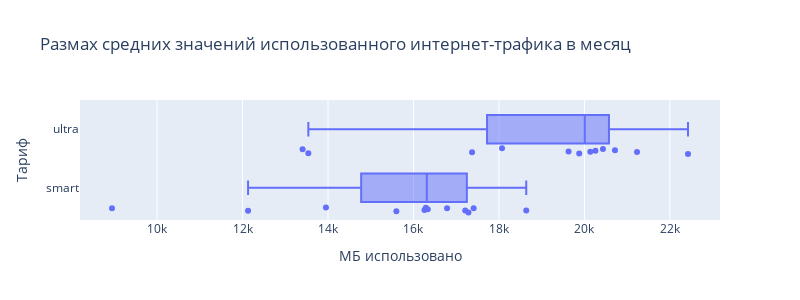

Notebook code cell kept with this figure:
### Code cell
# строим диаграмму размаха для средний значений сообщений
box_plot_mean(internet_stat_smart,
              internet_stat_ultra, 
              'Размах средних значений использованного интернет-трафика в месяц',
              'МБ использовано',
              'Тариф')

### Figure 1 — Plotly figure (JSON) as saved in the notebook; plotly's stock layout.template omitted (floating-point values rounded to 4 significant figures)
{"data": [{"alignmentgroup": "True", "boxpoints": "all", "hovertemplate": "value=%{x}<br>variable=%{y}<extra></extra>", "legendgroup": "", "marker": {"color": "#636efa"}, "name": "", "notched": false, "offsetgroup": "", "orientation": "h", "showlegend": false, "type": "box", "x": [8945.0, 12130.0, 15600.0, 13952, 16290.0, 16330.0, 16260.0, 17210.0, 16790.0, 17290.0, 17408, 18640.0, 13540.0, 13410.0, 18070.0, 17370.0, 20140.0, 19630.0, 21230.0, 20260.0, 19880.0, 20720.0, 20430.0, 22420.0], "x0": " ", "xaxis": "x", "y": ["smart", "smart", "smart", "smart", "smart", "smart", "smart", "smart", "smart", "smart", "smart", "smart", "ultra", "ultra", "ultra", "ultra", "ultra", "ultra", "ultra", "ultra", "ultra", "ultra", "ultra", "ultra"], "y0": " ", "yaxis": "y"}], "layout": {"boxmode": "group", "height": 300, "legend": {"tracegroupgap": 0}, "title": {"text": "Размах средних значений использованного интернет-трафика в месяц"}, "width": 800, "xaxis": {"anchor": "y", "domain": [0, 1], "title": {"text": "МБ использовано"}}, "yaxis": {"anchor": "x", "domain": [0, 1], "title": {"text": "Тариф"}}}}
